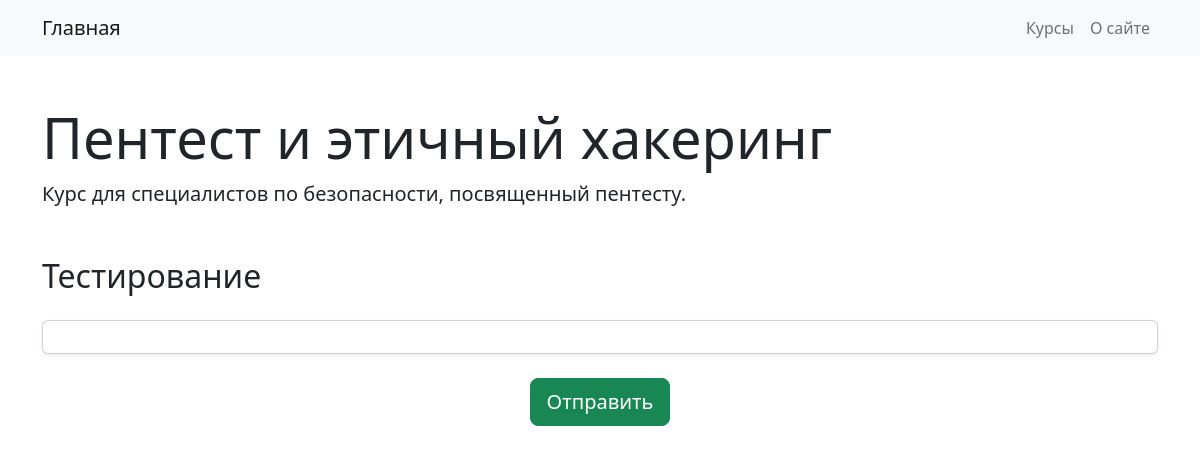
Page /course/4/ on the committed database.
### courses/models.py (models this page shows, shortened)
class Course(models.Model):
    title = models.CharField(max_length=255)
    description = models.TextField()
    duration = models.PositiveIntegerField(help_text="Duration in hours", default=1)
    level = models.CharField(max_length=50,
                             choices=[('beginner', 'Beginner'),
                                      ('intermediate', 'Intermediate'),
                                      ('advanced', 'Advanced')],
                             default='beginner')
    created_at = models.DateTimeField(auto_now_add=True)
    updated_at = models.DateTimeField(auto_now=True)

### courses/views.py (the view, shortened to what this page needs)
# urls.py: path('course/<int:course_id>/', views.course_detail, name='course_detail'),
def course_detail(request, course_id):
    course = Course.objects.get(id=course_id)
    tests = Test.objects.filter(course=course)
    context = {
        'course': course,
        'tests': tests,
    }
    return render(request, 'courses/course.html', context)

### courses/templates/courses/course.html (shortened to what this page needs)
{% extends 'base.html' %}
{% block content %}
<div class="container mt-5">
    <div class="course-details mb-5">
        <h1 class="display-4">{{ course.title }}</h1>
        <p class="lead">{{ course.description }}</p>
    </div>
    <h2 class="mb-4">Тестирование</h2>
    <form method="post">
        <div class="card shadow-sm">
            <div class="card-body">
            </div>
        </div>
        <div class="d-flex justify-content-center mt-4 mb-5">
            <input type="submit" class="btn btn-success btn-lg" value="Отправить">
        </div>
    </form>
</div>
{% endblock %}

### rows in the picture
Course: title "Пентест и этичный хакеринг", description "Курс для специалистов по безопасности, посвященный пентесту."
